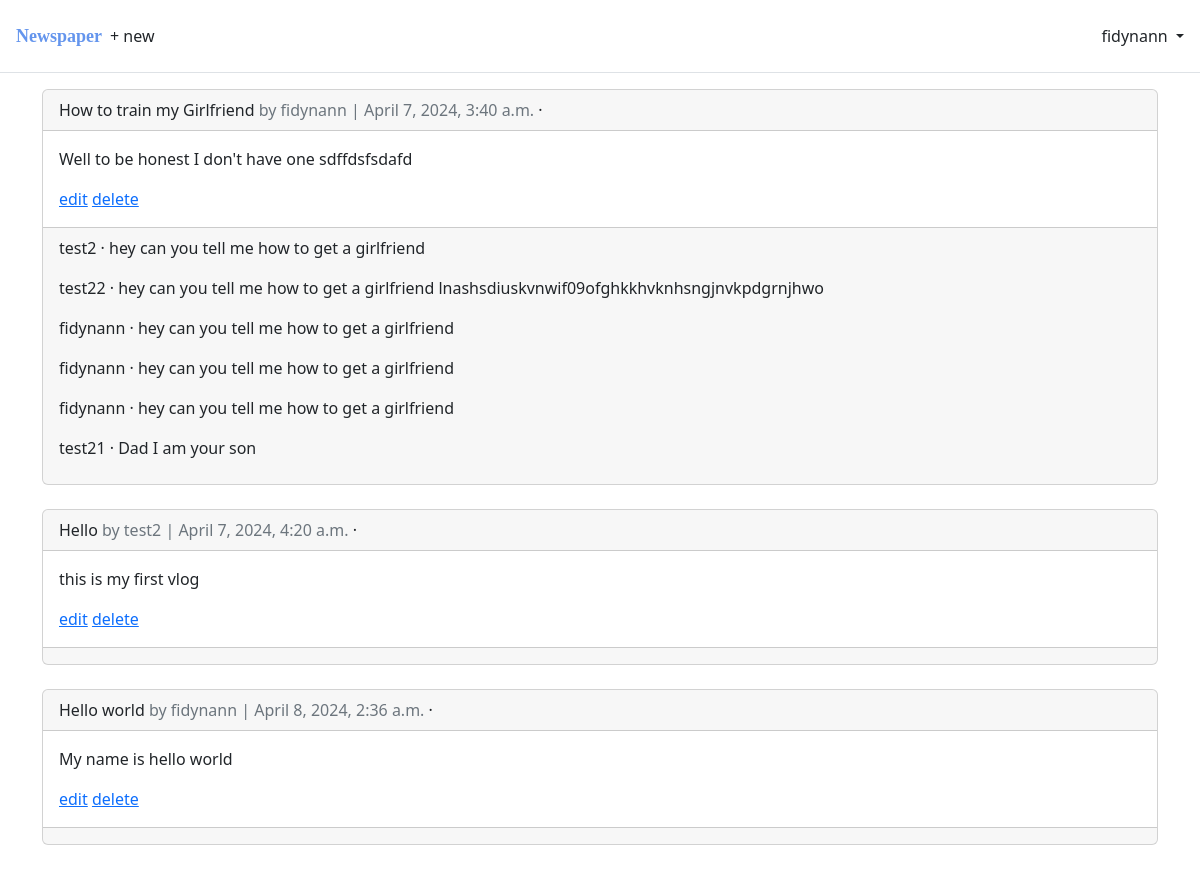
The app's page /articles/ (signed in) with its own data.
### account/models.py (models this page shows)
class CustomUser(AbstractUser):
    age = models.PositiveIntegerField(null=True, blank=True)

### articles/models.py (models this page shows, shortened)
class Article(models.Model):
    title = models.CharField(max_length=255)
    body = models.TextField()
    date = models.DateTimeField(auto_now_add=True)
    author = models.ForeignKey(
        settings.AUTH_USER_MODEL,
        on_delete = models.CASCADE,
    )

class Comment(models.Model):
    article = models.ForeignKey(Article, on_delete=models.CASCADE)
    comment = models.CharField(max_length=140)
    author = models.ForeignKey(
        settings.AUTH_USER_MODEL,
        on_delete = models.CASCADE,
    )
    def __str__(self):
        return self.comment

### articles/views.py (the view)
# urls.py: path("", views.ArticleListView.as_view(), name='articles'),
class ArticleListView(LoginRequiredMixin, ListView):
    model = Article
    template_name = 'article_list.html'
    context_object_name = 'articles' #object name

### templates/article_list.html (shortened to what this page needs)
{%  extends "base.html" %}
{% block content %}
{% for article in articles %}
    <div class="card">
        <div class="card-header">
            <span class="font-weight-bold">
                {{article.title}}
            </span>
            <span class="text-muted"> by {{article.author}} | {{article.date}}</span>
            &middot;
        </div>
        <div class="card-body">
           <p> {{article.body}} </p>
           <a href="{% url 'article_edit' article.pk %}">edit</a>
           <a href="{% url 'article_delete' article.pk %}">delete</a>
        </div>
        <div class="card-footer">
            {% for comment in article.comment_set.all %}
            <p>
                <span class="font-weight-bold">
                    {{comment.author}} &middot;
                </span>
                {{comment}}
            </p>
            {% endfor %}
        </div>
    </div>
    <br />
{% endfor %}
{% endblock content %}

### templates/base.html (shortened to what this page needs)
<!DOCTYPE html>
<html>
<head>
    <link href="https://cdn.jsdelivr.net/npm/bootstrap@5.2.3/dist/css/bootstrap.min.css" rel="stylesheet"
>
</head>
<body>
    <header class="p-3 mb-3 border-bottom">
        <div class="d-flex flex-wrap align-items-center justify-content-center
        justify-content-lg-start">
            <a class="navbar-brand" href="{% url 'home' %}"
            style="font-family: Poppins; font-weight: bolder; font-size: large; color:cornflowerblue">Newspaper</a>
            <ul class="nav col-12 col-lg-auto me-lg-auto mb-2 justify-content-center
          mb-md-0">
            {% if user.is_authenticated %}
                <li>
                    <a href="{% url 'article_new' %}" class="nav-link px-2 link-dark">+ new</a>
                </li>
            </ul>
            <div class="dropdown text-end">
                <a href="#" class="d-block link-dark text-decoration-none dropdown-toggle" id="dropdownUser1"
                    data-bs-toggle="dropdown" aria-expanded="false">
                    {{ user.username }}
                </a>
            </div>
            {% endif %}
        </div>
    </header>
    <main>
        <div class="container">
            {% block content %}
            {% endblock content %}
        </div>
    </main>
</body>
</html>

### records on screen
CustomUser: username "fidynann"
Article: title "How to train my Girlfriend", author "fidynann", date "April 7, 2024, 3:40 a.m.", body "Well to be honest I don't have one sdffdsfsdafd"
Comment: author "test2", comment "hey can you tell me how to get a girlfriend"
Comment: author "test22", comment "hey can you tell me how to get a girlfriend lnashsdiuskvnwif09ofghkkhvknhsngjnvkpdgrnjhwo"
Comment: author "fidynann", comment "hey can you tell me how to get a girlfriend"
Comment: author "fidynann", comment "hey can you tell me how to get a girlfriend"
Comment: author "fidynann", comment "hey can you tell me how to get a girlfriend"
Comment: author "test21", comment "Dad I am your son"
Article: title "Hello", author "test2", date "April 7, 2024, 4:20 a.m.", body "this is my first vlog"
Article: title "Hello world", author "fidynann", date "April 8, 2024, 2:36 a.m.", body "My name is hello world"
